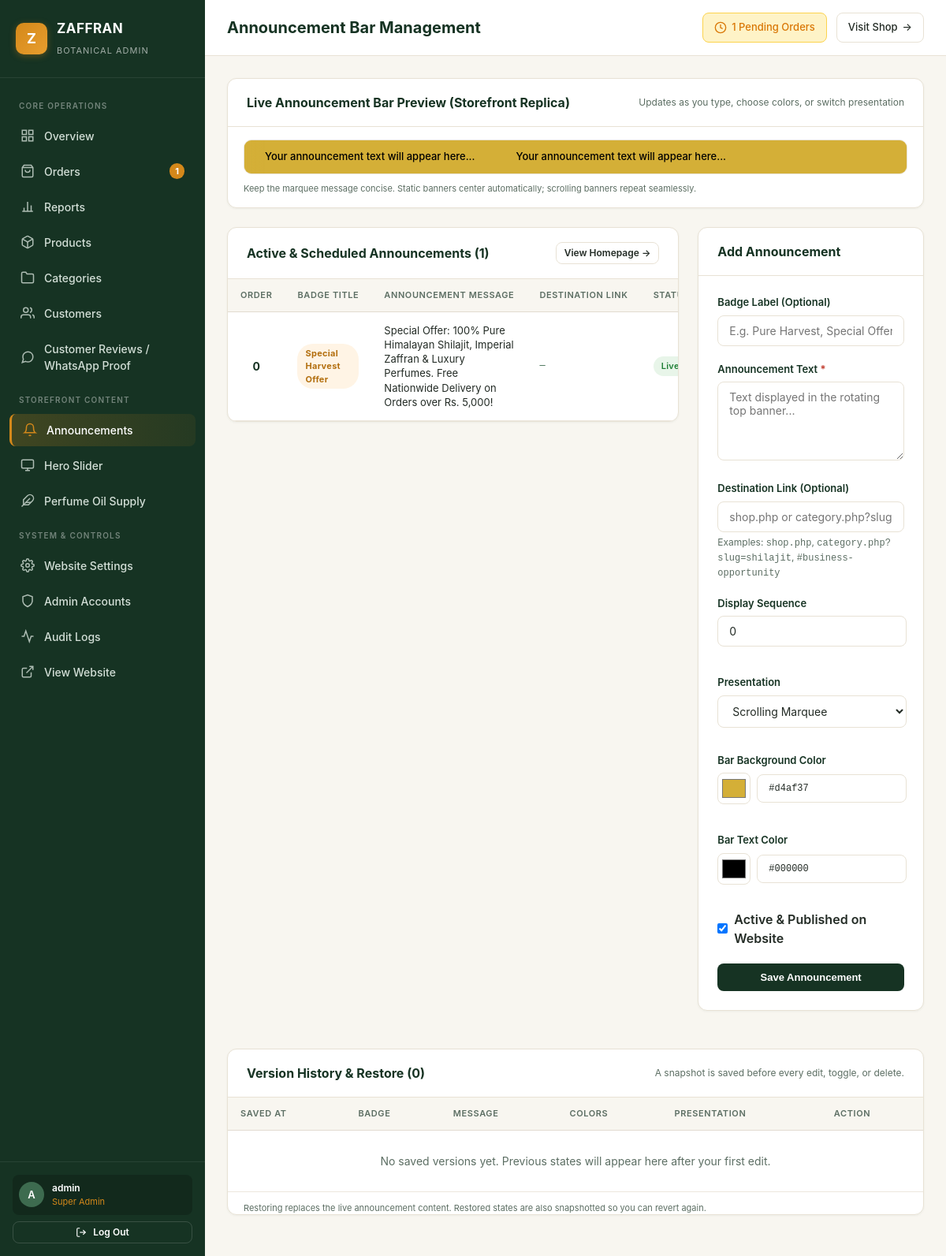
The page /admin/announcements.php (signed in) on the database its author committed.
### tables this page shows
CREATE TABLE `announcements` (
  `id` int(10) unsigned NOT NULL AUTO_INCREMENT,
  `title` varchar(200) NOT NULL,
  `message` text NOT NULL,
  `link_url` varchar(255) DEFAULT NULL,
  `is_active` tinyint(1) NOT NULL DEFAULT 1,
  `display_order` int(11) NOT NULL DEFAULT 0,
  `created_at` datetime NOT NULL DEFAULT current_timestamp(),
  `bg_color` varchar(20) DEFAULT '#d4af37',
  `text_color` varchar(20) DEFAULT '#000000',
  `display_type` enum('scrolling','static') DEFAULT 'scrolling',
  `updated_at` datetime DEFAULT current_timestamp() ON UPDATE current_timestamp(),
  PRIMARY KEY (`id`)
);

### admin/announcements.php (the view, shortened to what this page needs)
<?php
require_once __DIR__ . '/header.php';
$db = getDbConnection();
$db->exec("CREATE TABLE IF NOT EXISTS announcement_revisions (
    id INT UNSIGNED AUTO_INCREMENT PRIMARY KEY,
    announcement_id INT UNSIGNED NOT NULL,
    title VARCHAR(200) NULL,
    message TEXT NOT NULL,
    link_url VARCHAR(255) NULL,
    is_active TINYINT(1) NOT NULL DEFAULT 0,
    display_order INT NOT NULL DEFAULT 0,
    bg_color VARCHAR(20) NULL,
    text_color VARCHAR(20) NULL,
    display_type VARCHAR(20) NULL,
    saved_by VARCHAR(191) NULL,
    created_at DATETIME NOT NULL DEFAULT CURRENT_TIMESTAMP,
    INDEX idx_announcement (announcement_id)
) ENGINE=InnoDB DEFAULT CHARSET=utf8mb4 COLLATE=utf8mb4_unicode_ci");
$announcements = $db->query("SELECT * FROM announcements ORDER BY display_order ASC, id DESC")->fetchAll();
$revisions = $db->query("SELECT * FROM announcement_revisions ORDER BY id DESC LIMIT 12")->fetchAll();
?>
<div class="admin-card" style="margin-bottom: 24px;">
  <div class="admin-card-header">
    <div class="admin-card-title">Live Announcement Bar Preview (Storefront Replica)</div>
    <span style="font-size: 12px; color: var(--admin-text-muted);">Updates as you type, choose colors, or switch presentation</span>
  </div>
  <div class="admin-card-body" style="padding: 16px 20px;">
    <div class="ann-preview-stage">
      <div id="liveStripPreview" class="ann-live-strip is-scrolling">
        <div id="liveStripTrack" class="ann-live-track">
          <span class="ann-preview-unit" data-unit="1">
            <span class="ann-preview-message" id="prevMessage">Special Offer: 100% Pure Himalayan Shilajit, Imperial Zaffran &amp; Luxury Perfumes.</span>
          </span>
          <span class="ann-preview-unit" data-unit="2" aria-hidden="true">
            <span class="ann-preview-message">Special Offer: 100% Pure Himalayan Shilajit, Imperial Zaffran &amp; Luxury Perfumes.</span>
          </span>
        </div>
      </div>
    </div>
    <p style="margin: 10px 0 0; font-size: 11px; color: var(--admin-text-muted);">
      Keep the marquee message concise. Static banners center automatically; scrolling banners repeat seamlessly.
    </p>
  </div>
</div>
<div class="ann-layout">
  <div class="admin-card">
    <div class="admin-card-header">
      <div class="admin-card-title">Active &amp; Scheduled Announcements (<?php echo count($announcements); ?>)</div>
      <a href="../index.php" target="_blank" class="btn btn-secondary btn-sm">View Homepage &rarr;</a>
    </div>
    <div class="admin-card-body" style="padding: 0;">
      <div class="table-responsive">
        <table class="admin-table">
          <thead>
            <tr>
              <th style="width: 50px;">Order</th>
              <th>Badge Title</th>
              <th>Announcement Message</th>
              <th>Destination Link</th>
              <th>Status</th>
            </tr>
          </thead>
          <tbody>
            <?php if (empty($announcements)): ?>
              <tr>
                <td colspan="6" style="text-align: center; padding: 36px; color: var(--admin-text-muted);">
                  No announcements found. Add one using the form on the right.
                </td>
              </tr>
            <?php else: ?>
              <?php foreach ($announcements as $ann): ?>
                <tr>
                  <td style="font-weight: 700; color: var(--admin-forest); text-align: center;">
                    <?php echo (int)($ann['display_order'] ?? 0); ?>
                  </td>
                  <td>
                    <?php if (!empty($ann['title'])): ?>
                      <span class="badge" style="background: var(--admin-saffron-light); color: var(--admin-saffron-dark); font-weight: 700;">
                        <?php echo htmlspecialchars($ann['title']); ?>
                      </span>
                    <?php else: ?>
                      <span style="color: var(--admin-text-muted); font-size: 12px;">(No badge)</span>
                    <?php endif; ?>
                  </td>
                  <td style="font-size: 13px; max-width: 280px; line-height: 1.4;">
                    <?php echo htmlspecialchars($ann['message']); ?>
                  </td>
                  <td style="font-size: 12px; font-family: monospace; color: var(--admin-sage);">
                    <?php echo htmlspecialchars($ann['link_url'] ?: '—'); ?>
                  </td>
                  <td>
                    <?php if (!empty($ann['is_active'])): ?>
                      <span class="badge badge-active">Live</span>
                    <?php else: ?>
                      <span class="badge badge-inactive">Disabled</span>
                    <?php endif; ?>
                  </td>
                </tr>
              <?php endforeach; ?>
            <?php endif; ?>
          </tbody>
        </table>
      </div>
    </div>
  </div>
  <div class="admin-card">
    <div class="admin-card-header">
      <div class="admin-card-title" id="formCardTitle">Add Announcement</div>
    </div>
    <div class="admin-card-body">
      <form method="POST" id="annForm">
        <div class="form-group">
          <label class="form-label" for="ann_title">Badge Label (Optional)</label>
          <input type="text" id="ann_title" name="title" class="form-control" placeholder="E.g. Pure Harvest, Special Offer, Free Delivery" oninput="updateLivePreview()">
        </div>
        <div class="form-group">
          <label class="form-label" for="ann_message">Announcement Text <span class="required">*</span></label>
          <textarea id="ann_message" name="message" class="form-control" rows="3" required placeholder="Text displayed in the rotating top banner..." oninput="updateLivePreview()"></textarea>
        </div>
        <div class="form-group">
          <label class="form-label" for="ann_link">Destination Link (Optional)</label>
          <input type="text" id="ann_link" name="link_url" class="form-control" placeholder="shop.php or category.php?slug=perfume" oninput="updateLivePreview()">
          <div class="form-help">Examples: <code>shop.php</code>, <code>category.php?slug=shilajit</code>, <code>#business-opportunity</code></div>
        </div>
        <div class="form-row">
          <div class="form-group">
            <label class="form-label" for="ann_order">Display Sequence</label>
            <input type="number" id="ann_order" name="display_order" class="form-control" value="0">
          </div>
          <div class="form-group">
            <label class="form-label" for="ann_type">Presentation</label>
            <select id="ann_type" name="display_type" class="form-control" onchange="updateLivePreview()">
              <option value="scrolling">Scrolling Marquee</option>
            </select>
          </div>
        </div>
        <div class="form-row" style="margin-top: 12px;">
          <div class="form-group">
            <label class="form-label" for="ann_bg_color">Bar Background Color</label>
            <div class="ann-color-control">
              <input type="color" id="ann_bg_picker" value="#d4af37" aria-label="Choose background color" oninput="syncAnnColor('bg', this)">
              <input type="text" id="ann_bg_color" name="bg_color" class="form-control" value="#d4af37" maxlength="7" pattern="#[0-9a-fA-F]{6}" oninput="syncAnnColor('bg', this)">
            </div>
          </div>
          <div class="form-group">
            <label class="form-label" for="ann_text_color">Bar Text Color</label>
            <div class="ann-color-control">
              <input type="color" id="ann_text_picker" value="#000000" aria-label="Choose text color" oninput="syncAnnColor('text', this)">
              <input type="text" id="ann_text_color" name="text_color" class="form-control" value="#000000" maxlength="7" pattern="#[0-9a-fA-F]{6}" oninput="syncAnnColor('text', this)">
            </div>
          </div>
        </div>
        <div class="form-group" style="margin-top: 12px;">
          <label style="display: flex; align-items: center; gap: 8px; font-weight: 600; cursor: pointer;">
            <input type="checkbox" id="ann_active" name="is_active" value="1" checked>
            Active &amp; Published on Website
          </label>
        </div>
        <div style="display: flex; gap: 8px; margin-top: 20px;">
          <button type="submit" class="btn btn-primary" id="submitBtn" style="flex: 1;">Save Announcement</button>
        </div>
      </form>
    </div>
  </div>
</div>
<div class="admin-card" style="margin-top: 24px;">
  <div class="admin-card-header">
    <div class="admin-card-title">Version History &amp; Restore (<?php echo count($revisions); ?>)</div>
    <span style="font-size: 12px; color: var(--admin-text-muted);">A snapshot is saved before every edit, toggle, or delete.</span>
  </div>
  <div class="admin-card-body" style="padding: 0;">
    <div class="table-responsive">
      <table class="admin-table">
        <thead>
          <tr>
            <th>Saved At</th>
            <th>Badge</th>
            <th>Message</th>
            <th>Colors</th>
            <th>Presentation</th>
            <th>Action</th>
          </tr>
        </thead>
        <tbody>
          <?php if (empty($revisions)): ?>
            <tr>
              <td colspan="6" style="text-align: center; padding: 28px; color: var(--admin-text-muted);">
                No saved versions yet. Previous states will appear here after your first edit.
              </td>
            </tr>
          <?php endif; ?>
        </tbody>
      </table>
    </div>
    <p style="padding: 12px 20px 0; font-size: 11px; color: var(--admin-text-muted);">
      Restoring replaces the live announcement content. Restored states are also snapshotted so you can revert again.
    </p>
  </div>
</div>
<?php require_once __DIR__ . '/footer.php'; ?>

### rows shown on the page
announcements: display_order "0", title "Special Harvest Offer", message "Special Offer: 100% Pure Himalayan Shilajit, Imperial Zaffran & Luxury Perfumes. Free Nationwide Delivery on Orders over Rs. 5,000!", link_url "—", is_active "Live"

### other values the page prints
$pendingOrdersCount "1"
substr($currentAdmin['username'], 0, 1) "A"
$currentAdmin['username'] "admin"
str_replace('_', ' ', $currentAdmin['role']) "Super Admin"
$pageTitle "Announcement Bar Management"
count($announcements) "1"
count($revisions) "0"
